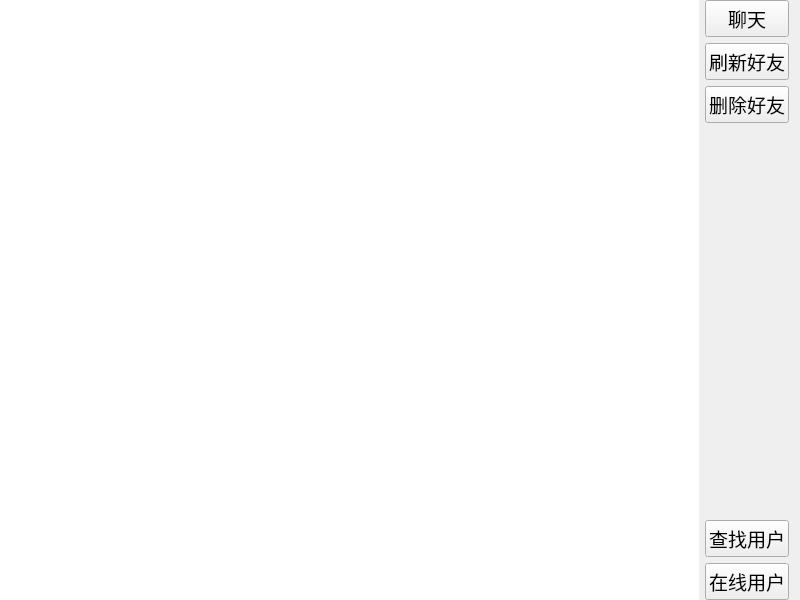
<?xml version="1.0" encoding="UTF-8"?>
<ui version="4.0">
 <class>Friend</class>
 <widget class="QWidget" name="Friend">
  <property name="geometry">
   <rect>
    <x>0</x>
    <y>0</y>
    <width>800</width>
    <height>600</height>
   </rect>
  </property>
  <property name="windowTitle">
   <string>Form</string>
  </property>
  <layout class="QHBoxLayout" name="horizontalLayout">
   <property name="leftMargin">
    <number>0</number>
   </property>
   <property name="topMargin">
    <number>0</number>
   </property>
   <property name="bottomMargin">
    <number>0</number>
   </property>
   <item>
    <layout class="QGridLayout" name="gridLayout">
     <item row="0" column="0">
      <widget class="QListWidget" name="listWidget">
       <property name="frameShape">
        <enum>QFrame::NoFrame</enum>
       </property>
      </widget>
     </item>
     <item row="0" column="1">
      <layout class="QVBoxLayout" name="verticalLayout">
       <item>
        <widget class="QPushButton" name="char_PB">
         <property name="font">
          <font>
           <family>Agency FB</family>
           <pointsize>14</pointsize>
          </font>
         </property>
         <property name="text">
          <string>聊天</string>
         </property>
        </widget>
       </item>
       <item>
        <widget class="QPushButton" name="flushFriend_PB">
         <property name="font">
          <font>
           <family>Agency FB</family>
           <pointsize>14</pointsize>
          </font>
         </property>
         <property name="text">
          <string>刷新好友</string>
         </property>
        </widget>
       </item>
       <item>
        <widget class="QPushButton" name="delFriend_PB">
         <property name="font">
          <font>
           <family>Agency FB</family>
           <pointsize>14</pointsize>
          </font>
         </property>
         <property name="text">
          <string>删除好友</string>
         </property>
        </widget>
       </item>
       <item>
        <spacer name="verticalSpacer">
         <property name="orientation">
          <enum>Qt::Vertical</enum>
         </property>
         <property name="sizeHint" stdset="0">
          <size>
           <width>20</width>
           <height>40</height>
          </size>
         </property>
        </spacer>
       </item>
       <item>
        <widget class="QPushButton" name="findFriend_PB">
         <property name="font">
          <font>
           <family>Agency FB</family>
           <pointsize>14</pointsize>
          </font>
         </property>
         <property name="text">
          <string>查找用户</string>
         </property>
        </widget>
       </item>
       <item>
        <widget class="QPushButton" name="online_PB">
         <property name="font">
          <font>
           <family>Agency FB</family>
           <pointsize>14</pointsize>
          </font>
         </property>
         <property name="text">
          <string>在线用户</string>
         </property>
        </widget>
       </item>
      </layout>
     </item>
    </layout>
   </item>
  </layout>
 </widget>
 <resources/>
 <connections/>
</ui>
